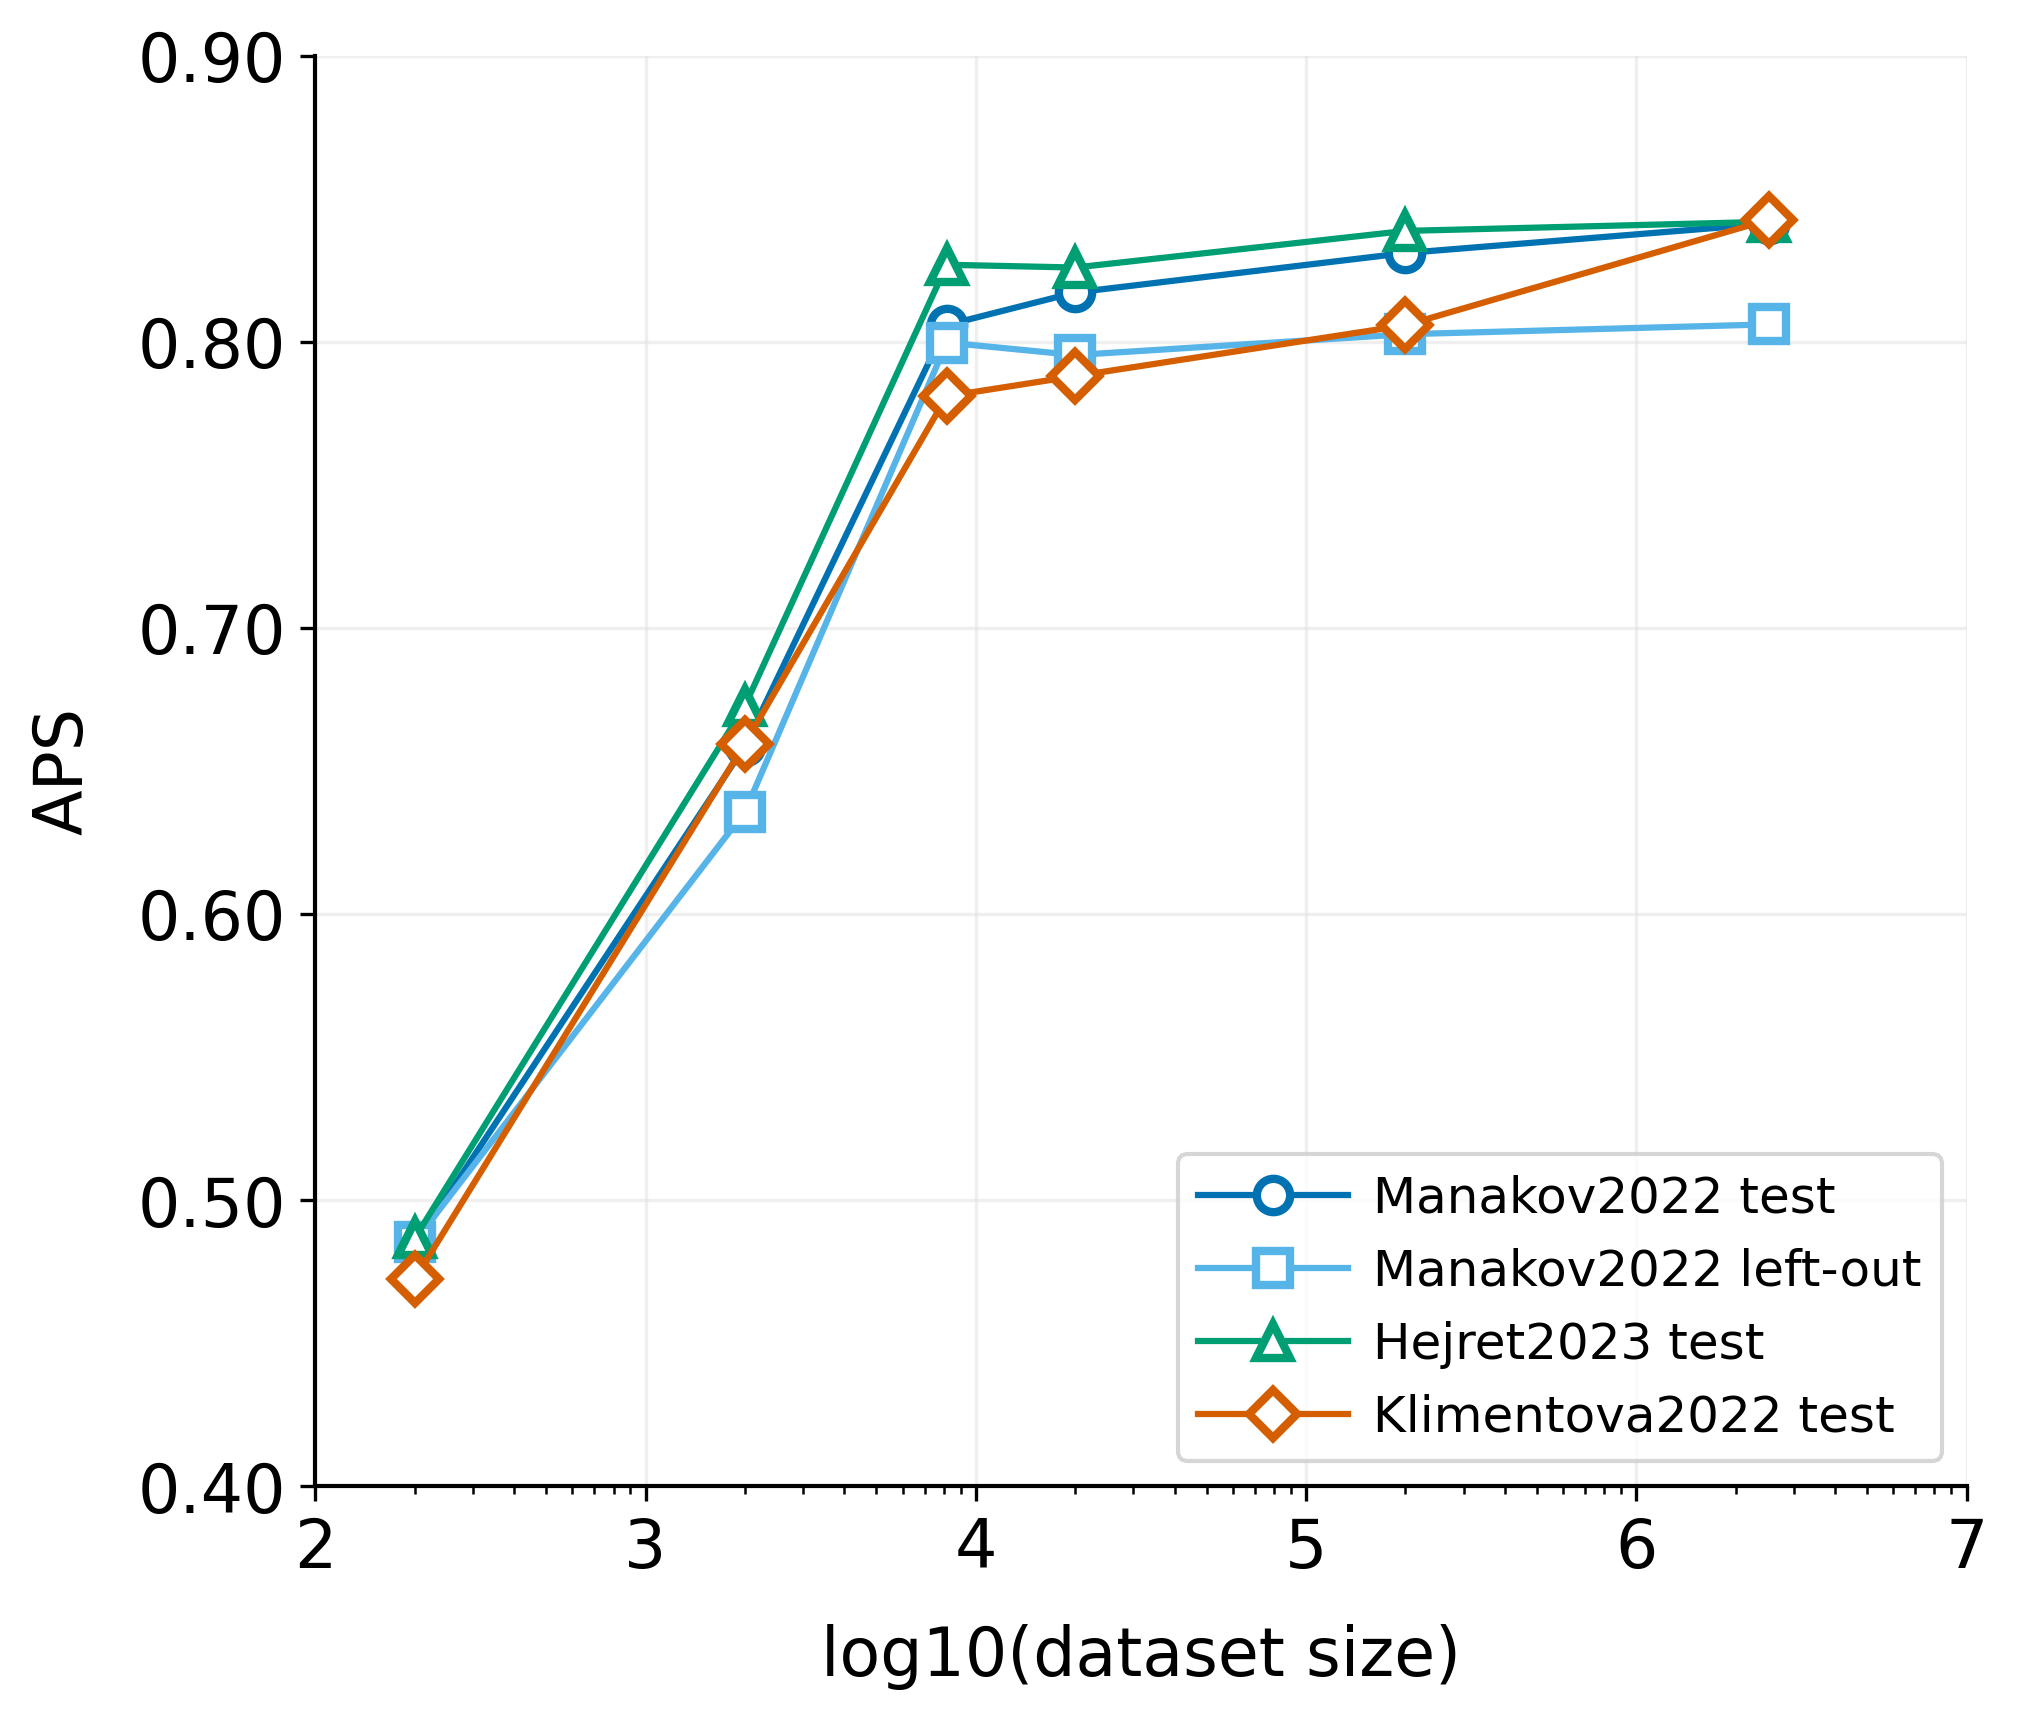

Write Python code to recreate this figure.
import argparse
import pandas as pd
import matplotlib.pyplot as plt

def plot_performance(input_file, output_file):
    plt.rcParams.update({'font.size': 16})  # Reduced from 20
    
    # Read data
    df = pd.read_csv(input_file, sep='\t')
    
    # Filter out the 7720 dataset size
    df = df[df['Dataset Size'] != 7720]
    
    plt.figure(figsize=(7, 6), facecolor='white')
    ax = plt.gca()
    ax.set_facecolor('white')
    
    # Plot data with solid lines and hollow markers
    plt.plot(df['Dataset Size'], df['Manakov test set'], color='#0072b2', 
             marker='o', markersize=8, markerfacecolor='white',
             markeredgecolor='#0072b2', markeredgewidth=2,
             linestyle='-', linewidth=1.5, label='Manakov2022 test')
    
    plt.plot(df['Dataset Size'], df['Manakov leftout'], color='#56b4e9', 
             marker='s', markersize=8, markerfacecolor='white',
             markeredgecolor='#56b4e9', markeredgewidth=2,
             linestyle='-', linewidth=1.5, label='Manakov2022 left-out')
    
    plt.plot(df['Dataset Size'], df['Hejret new test set'], color='#009e73', 
             marker='^', markersize=8, markerfacecolor='white',
             markeredgecolor='#009e73', markeredgewidth=2,
             linestyle='-', linewidth=1.5, label='Hejret2023 test')
    
    plt.plot(df['Dataset Size'], df['Klimentova new test set'], color='#d55e00', 
             marker='D', markersize=8, markerfacecolor='white',
             markeredgecolor='#d55e00', markeredgewidth=2,
             linestyle='-', linewidth=1.5, label='Klimentova2022 test')
    
    # Configure axes
    plt.xscale('log')
    plt.xlim(10**2, 10**7)
    plt.ylim(0.4, 0.9)
    
    # Set grid style
    plt.grid(True, color='#E0E0E0', linestyle='-', alpha=0.5)
    
    # Configure ticks and labels
    plt.xticks([10**2, 10**3, 10**4, 10**5, 10**6, 10**7], 
               ['2', '3', '4', '5', '6', '7'],
               fontsize=16)
    plt.yticks([0.4, 0.5, 0.6, 0.7, 0.8, 0.9],
               ['0.40', '0.50', '0.60', '0.70', '0.80', '0.90'],
               fontsize=16)
    
    # Set labels
    plt.xlabel('log10(dataset size)', fontsize=16, labelpad=10)
    plt.ylabel('APS', fontsize=16, labelpad=10)
    
    # Add legend with smaller font
    plt.legend(fontsize=12, loc='lower right', 
              handlelength=3, handletextpad=0.5, 
              borderpad=0.4, borderaxespad=0.5)
    
    # Remove top and right spines
    ax.spines['top'].set_visible(False)
    ax.spines['right'].set_visible(False)
    
    # Adjust remaining spines
    for spine in ['left', 'bottom']:
        ax.spines[spine].set_visible(True)
        ax.spines[spine].set_linewidth(1.0)
    
    # Save plot
    plt.tight_layout()
    plt.savefig(output_file, dpi=300, bbox_inches='tight', facecolor='white')

def main():
    parser = argparse.ArgumentParser(description='Plot performance data')
    parser.add_argument('input', help='Input TSV file')
    parser.add_argument('output', help='Output PNG file')
    args = parser.parse_args()
    
    plot_performance(args.input, args.output)

if __name__ == '__main__':
    main()
